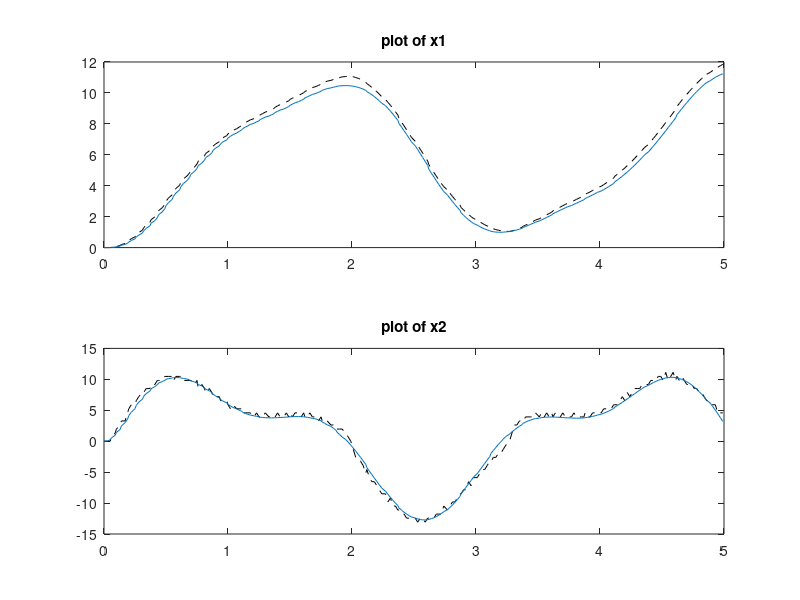

MATLAB code for this plot:
clear; clc;
%loading the data
load dataval
load model
%assigning values
tval = logval(:, 1)';
uval = logval(:, 2)';
x1val = logval(:, 3)';
x2val = logval(:, 4)';

tsim= tval;
x1sim(1) = x1val(1);
x2sim(1) = x2val(1);
xsim = [x1sim(1); x2sim(1)];

%stimulation of system
for k = 2:length(tsim)
    xsim(:,k) =model*[uval(k-1); xsim(:, k-1)];

end


x1sim = xsim(1, :);
x2sim = xsim(2, :);

cla; clf;
%plot of simulated results and the validation results
subplot(2,1,1)
plot(tsim, x1val, '--black'); hold on;
plot(tsim, x1sim);
title('plot of x1');
hold off

subplot(2,1,2)
plot(tsim, x2val, '--black'); hold on;
plot(tsim, x2sim);
title('plot of x2');